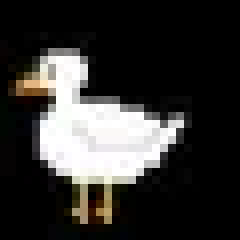
#> input picture Project_2/test-30x30.png, 30 x 30 px (shown 8 times larger)
$ python testing_script.py
#> lines starting #> are read from the running program, lines starting #| are printed output that depends on the picture; after the words box and inside, x2 and y2 are one past the last pixel; in counts of white or black regions, pixels touching at a corner belong together
### Project_2/segmentationClass.py
import numpy as np
import PIL.Image as Image

class segmentationClass():
  def __init__(self):
    self.p0 = 1
    # user-set 1x2 array for foreground pixel
    self.x_a = np.array([3, 4]) # foreground pixel
    self.x_b = np.array([0, 0]) # background pixel

  # here, input is an NxNx3 array of RGB values
  def constructAdjacencyMatrix(self, I):
    # get the colors of the source and sink pixels
    source_color = I[self.x_a[0], self.x_a[1]]
#> source_color = [116, 116, 116]
    sink_color = I[self.x_b[0], self.x_b[1]]
#> sink_color = [0, 0, 0]
    print(f"source color: {source_color}, sink color: {sink_color}")
#| source color: [116 116 116], sink color: [0 0 0]

    # create the adjacency matrix with all 0's
    rows, cols = I.shape[0], I.shape[1]
#> rows = 30; cols = 30
    num_pixels = int(rows * cols)
#> num_pixels = 900
    A = np.zeros((num_pixels + 2, num_pixels + 2))
    # inner function to calculate the linear index in the adjacency matrix
    def index(row, column):
      return int(row * cols + column)

    for row in range(rows):
      for col in range(cols):
        # get x-value of index image[row, col] --> for the adjacency matrix
        current_index = index(row, col)
        if row > 0: # if not top row
          A[current_index, index(row - 1, col)] = self.p0  # Top pixel
          if col > 0: # if not leftmost column
            A[current_index, index(row - 1, col - 1)] = self.p0  # Top left pixel
          if col < cols - 1: # if not rightmost column
            A[current_index, index(row - 1, col + 1)] = self.p0  # Top right pixel
        if row < rows - 1: # if not bottom row
          A[current_index, index(row + 1, col)] = self.p0  # Bottom pixel
          if col > 0: # if not leftmost column
            A[current_index, index(row + 1, col - 1)] = self.p0  # Bottom left pixel
          if col < cols - 1: # if not rightmost column
            A[current_index, index(row + 1, col + 1)] = self.p0  # Bottom right pixel
        if col > 0: # if not leftmost column
          A[current_index, index(row, col - 1)] = self.p0  # Left pixel
        if col < cols - 1: # if not rightmost column
          A[current_index, index(row, col + 1)] = self.p0  # Right pixel

        # set the capacities to the source and sink nodes, based on RGB distance from current pixel
        sink = 442 - round(np.linalg.norm(I[row, col] - sink_color))
        source = 442 - round(np.linalg.norm(I[row, col] - source_color))
        A[current_index, -2] = sink   # Capacity to source
        A[current_index, -1] = source # Capacity to sink
        A[-1, current_index] = source # Capacity from source to pixel
        A[-2, current_index] = sink   # Capacity from sink to pixel
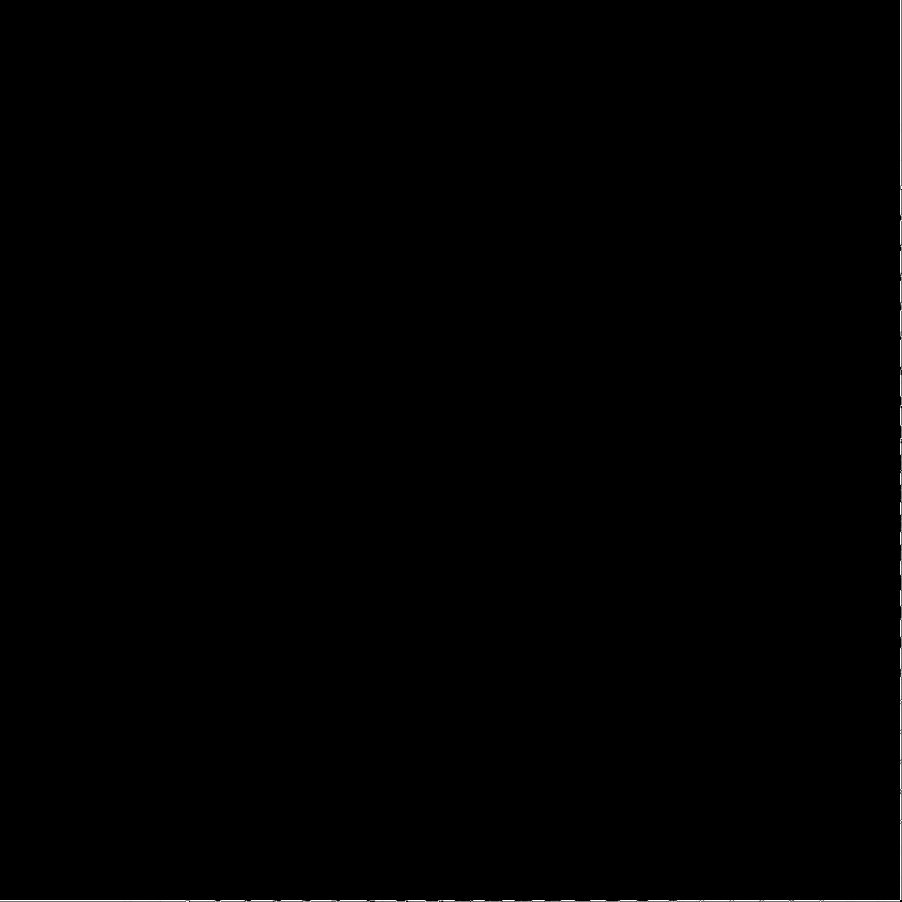
#> A: shape (902, 902) float64; min 0, max 442, mean 1.2; drawn with min black and max white
    return A

  def segmentImage(self, image):
    # output is NxNx1 array of 0s and 1s
    L = np.zeros((image.shape[0], image.shape[1]))
    # get pre-FF graph
    matrix = self.constructAdjacencyMatrix(image)
    # Ford it up, with a side of Fulkerson
    residual_graph = self.fordFulkerson(matrix, matrix.shape[0] - 2, matrix.shape[0] - 1)
    # set all reachable nodes to 1, else 0
    for row in range(image.shape[0]):
      for col in range(image.shape[1]):
        # get x-value of index image[row, col] --> for the adjacency matrix
        if self.BFS(residual_graph, matrix.shape[0] - 2, row*image.shape[1] + col, np.zeros(len(residual_graph), dtype=int)):
          L[row, col] = 1
    return L

  def fordFulkerson(self, graph, source, sink):
    # parent array to store the path
#> called with source = 900, sink = 901
    parent = np.zeros(len(graph), dtype=int)
#> parent = 902 values from 0 to 0
    residual_graph = np.copy(graph)  # Create a copy for the residual graph
    # while there is a path from source to sink
    while self.BFS(residual_graph, source, sink, parent):
      # set initial flow to infinity
#> in BFS, `visited = [False] * len(graph)`: visited = 902 items
      flow = np.inf
      # trace path from sink back to source
      s = sink
      while s != source:
        # find bottleneck capacity
        flow = np.minimum(flow, residual_graph[parent[s]][s])
        # go back one step towards source
        s = parent[s]

      # update residual capacities of the edges
      s = sink
      while s != source:
        t = parent[s]
        # subtract bottleneck capacity from residual capacity
        residual_graph[t][s] -= flow
        # add bottleneck capacity to forward capacity
        residual_graph[s][t] += flow
        s = parent[s]
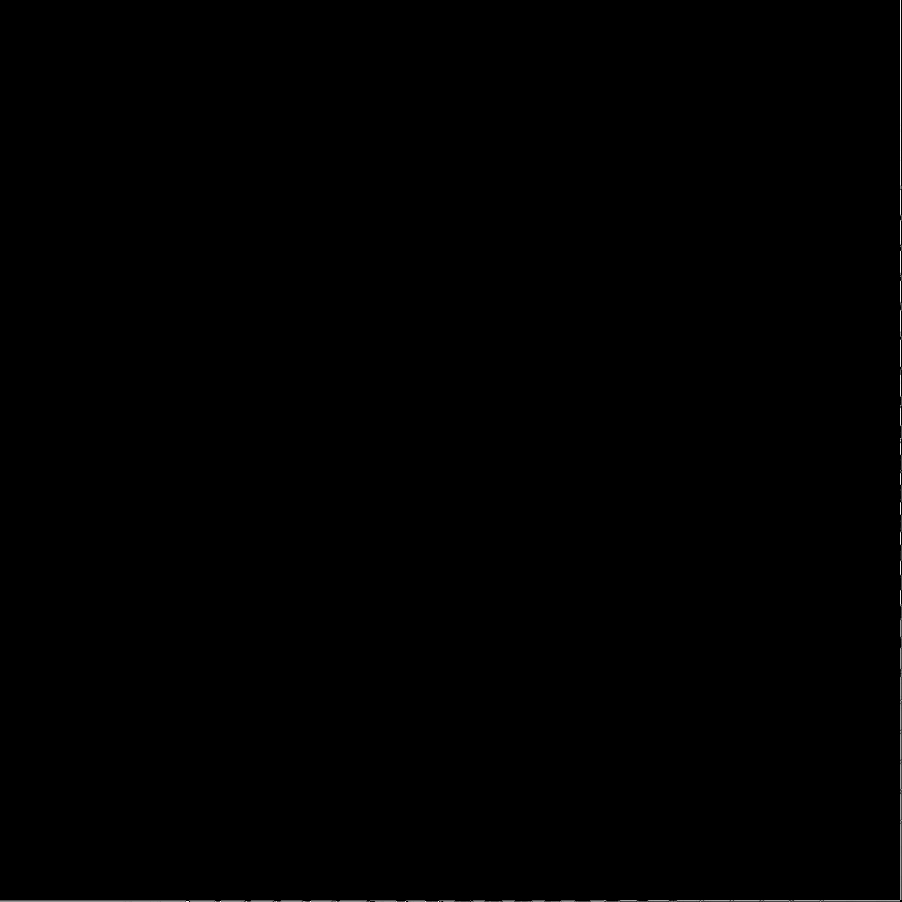
#> residual_graph: shape (902, 902) float64; 0.29% of pixels changed, all inside (x1, y1, x2, y2) = (0, 0, 902, 902); drawn with min black and max white
    return residual_graph

  # short and efficient BFS implementation, TAKEN FROM GITHUB
  def BFS(self, graph, source, sink, parent):
    visited = [False] * len(graph)
    queue = []
    queue.append(source)
    visited[source] = True
    while queue:
      u = queue.pop(0)
      for index, val in enumerate(graph[u]):
        if visited[index] == False and val > 0:
          queue.append(index)
          visited[index] = True
          parent[index] = u
    return True if visited[sink] else False

# BTW, the multi-collinearity trap in the Kaggle competition was DIABOLICAL

### Project_2/testing_script.py
import numpy as np
from matplotlib import pyplot as plt
import PIL.Image as Image
import segmentationClass

# INSTANTIATE SEGMENTATION OBJECT
obj = segmentationClass.segmentationClass()

# INPUT --> LOAD IMAGE
##########################################################################
# file_name = 'test-10x10.png'
# file_name = 'test-15x15.png'
file_name = 'test-30x30.png'


# INPUT --> SET SEGMENTATION PARAMETERS
##########################################################################
# obj.x_a = np.array([3,4]);                  # Foreground pixel coordinate
# obj.x_a = np.array([2,2]);                  # 15x15 image
obj.x_a = np.array([14,18]);                # 30x30 image

obj.x_b = np.array([0,0]);                  # Background pixel coordinate
obj.p0 = 1;                                 # p0 parameter

# SEGMENT THE IMAGE
I = Image.open(file_name).convert('RGB')    # convert to RGB, just in case
I = np.array(I)                             # convert to NxNx3 numpy array
#> (the run stopped early here; a loop or call above may not have finished)
